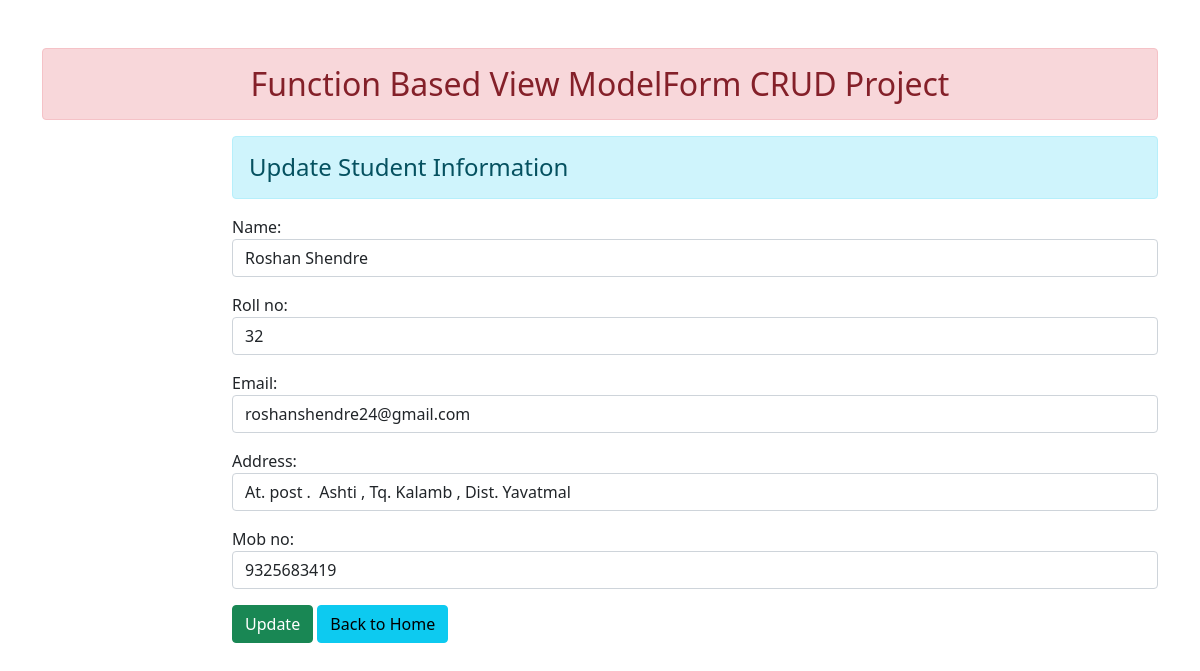
/2, run on the app's committed database.
### Testapp/models.py (models this page shows)
class Student(models.Model):
    name = models.CharField(max_length=30)
    roll_no = models.CharField(max_length=30)
    email = models.EmailField(max_length=100)
    address = models.CharField(max_length=100)
    mob_no = models.CharField(max_length=12)

### Testapp/views.py (the view)
# urls.py: path('<int:id>', views.update_stud, name="Update_Stud"),
def update_stud(request, id):
    if request.method=="POST":
        pi=Student.objects.get(pk=id)
        form=Student_Form(request.POST, instance=pi)
        if form.is_valid():
            form.save()
    else:
        pi=Student.objects.get(pk=id)
        form=Student_Form(instance=pi)
    return render(request, "testapp/update.html", {"form":form})

### Testapp/forms.py
class Student_Form(forms.ModelForm):
    class Meta:
        model=Student
        fields=['id', 'name', 'roll_no', 'email', 'address', 'mob_no']
        widgets={
         'name':forms.TextInput(attrs={'class':'form-control'}),
         'roll_no':forms.TextInput(attrs={'class':'form-control'}),
         'email':forms.EmailInput(attrs={'class':'form-control'}),
         'address':forms.TextInput(attrs={'class':'form-control'}),
         'mob_no':forms.TextInput(attrs={'class':'form-control'}),
        }

### Testapp/templates/testapp/update.html (shortened to what this page needs)
{% extends "testapp/base.html" %}
{% block content %}
<div class="row">
  <div class="col sm-8 offset-2">
    <h4 class="alert alert-info">Update Student Information</h4>
    <form class="" action="" method="post">
      {{ form.as_p }}
      <input type="submit" class="btn btn-success" value="Update">
      <a href="{% url 'add_show' %}" class="btn btn-info">Back to Home</a>
    </form>
  </div>
</div>
{% endblock content %}

### data on the page
Student: name "Roshan Shendre", roll_no "32", email "roshanshendre24@gmail.com", address "At. post . Ashti , Tq. Kalamb , Dist. Yavatmal", mob_no "9325683419"
